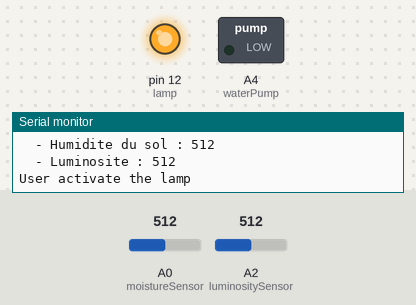
Bench run of a sketch on a simulated Arduino Uno, built with avr-gcc and run on an emulated ATmega328P. Parts: switched loads named in the sketch (green lamp = pin HIGH), output pins drawn as LEDs (lit = HIGH), the last lines printed to the serial monitor. The inputs (shaded band) are chosen by the test bench; at power-on: A0 (moistureSensor) = 512, A2 (luminositySensor) = 512.

Above: at 1.8 s.
1.9 s: A0 (moistureSensor) set to 485
At 2.5 s:
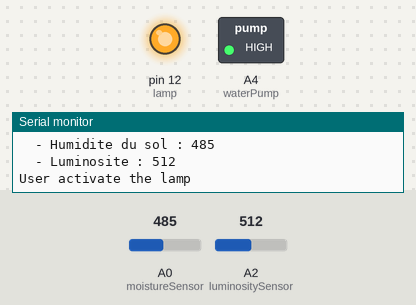
6.0 s: A2 (luminositySensor) set to 483
At 8.5 s:
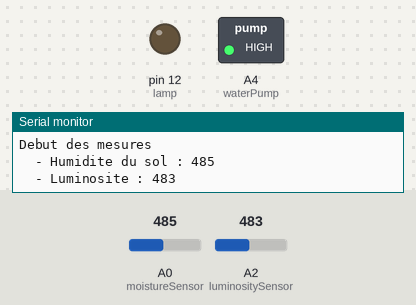
10.1 s: A0 (moistureSensor) set to 510
At 11.2 s:
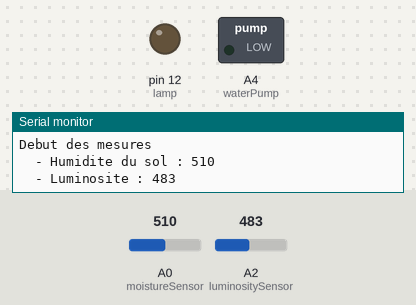
11.6 s: A0 (moistureSensor) set to 490
At 13.3 s:
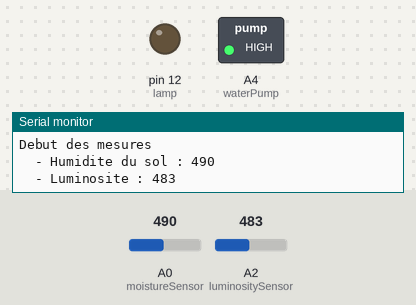
15.7 s: A0 (moistureSensor) set to 511
At 18.5 s:
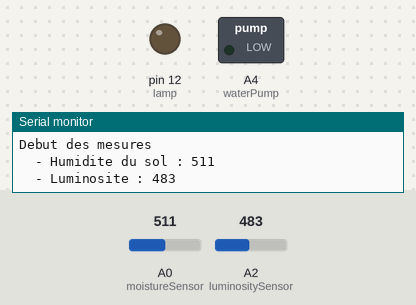
Timing chart, 0 to 19.6 s (numbered marks = the images above; inputs shaded):
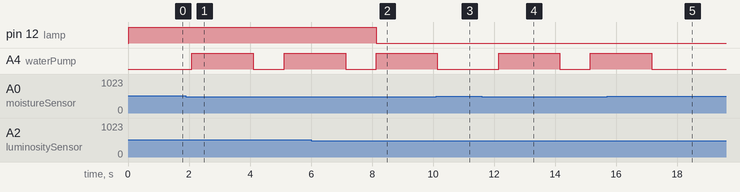

The sketch:

spooky.ino
```cpp
// C++ code
//
#define moistureSensor A0
#define luminositySensor A2
#define waterPump A4
#define lamp 12

void setup()
{
  pinMode(lamp, OUTPUT);
  pinMode(waterPump, OUTPUT);

  pinMode(moistureSensor, INPUT);
  pinMode(luminositySensor, INPUT);

  Serial.begin(9600);
}

void loop()
{
  Serial.println("Debut des mesures");
  int moisture_value = analogRead(moistureSensor);
  int luminosity_value = analogRead(luminositySensor);
  Serial.println((String)"  - Humidite du sol : " + moisture_value);
  Serial.println((String)"  - Luminosite : " + luminosity_value);
  Serial.println("\n\n");

  if (luminosity_value > 500){
    Serial.println("User activate the lamp");
    digitalWrite(lamp, HIGH);
  }else{
    digitalWrite(lamp, LOW);
  }

  if (moisture_value > 0 && moisture_value < 500){
    digitalWrite(waterPump,HIGH);
    delay(2000);
    digitalWrite(waterPump,LOW);
  }
  else
  {
    digitalWrite(waterPump,LOW);
  }

  delay(1000); // Wait for 1000 millisecond(s)


}
```

Measured:
- the behaviour switches between 500 and 499 on A0 (moistureSensor) (found by bisection; images 0 and 1)
- the behaviour switches between 501 and 500 on A2 (luminositySensor) (found by bisection; images 1 and 2)
- after the input at 1.9 s, A4 (waterPump): LOW → HIGH after 0.20 s, → LOW 2.0 s later, → HIGH 1.0 s later
- after the input at 6.0 s, pin 12 (lamp): HIGH → LOW after 2.1 s
- after the input at 10.1 s, A4 (waterPump): goes on until 10.1 s, then stays LOW
- after the input at 11.6 s, A4 (waterPump): LOW → HIGH after 0.55 s, → LOW 2.0 s later, → HIGH 1.0 s later
- after the input at 15.7 s, A4 (waterPump): goes on until 17.2 s, then stays LOW
